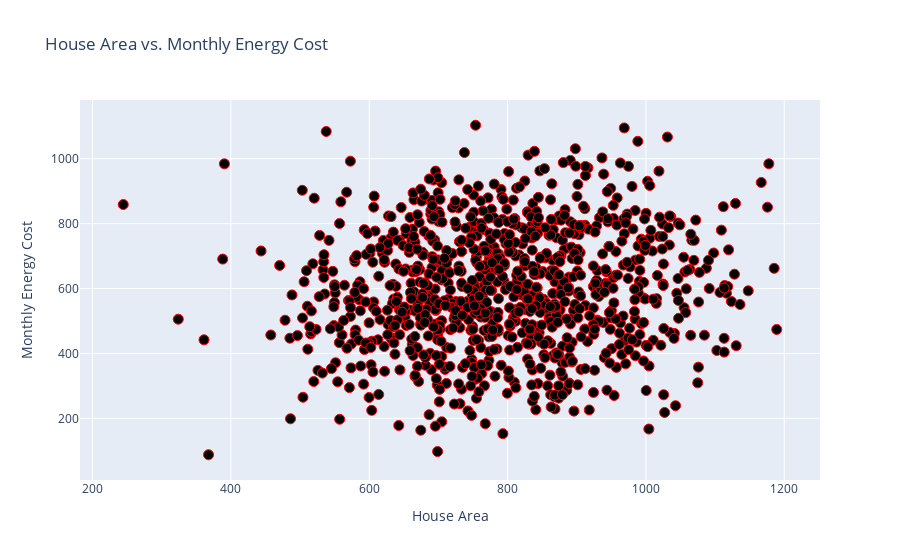

This figure's notebook cell:
### Code cell
# Updating trace markers using `fig.update_traces()`

fig.update_traces(marker=dict(size=10,
                              color='black',
                              line = dict(width=1,
                                          color='red')),
                    selector=dict(mode='markers'))

### Figure 1 — Plotly figure (JSON) as saved in the notebook; plotly's stock layout.template omitted (floating-point values rounded to 4 significant figures; data arrays with more than 128 entries replaced by an {"elided": "..."} marker saying what was removed)
{"data": [{"marker": {"color": "black", "line": {"color": "red", "width": 1}, "size": 10}, "mode": "markers", "name": "area", "text": {"elided": "1000 float values"}, "type": "scatter", "x": {"elided": "1000 float values"}, "y": {"elided": "1000 float values"}}], "layout": {"title": {"text": "House Area vs. Monthly Energy Cost"}, "xaxis": {"ticklen": 100, "title": {"text": "House Area"}, "zeroline": true}, "yaxis": {"ticklen": 100, "title": {"text": "Monthly Energy Cost"}, "zeroline": true}}}
